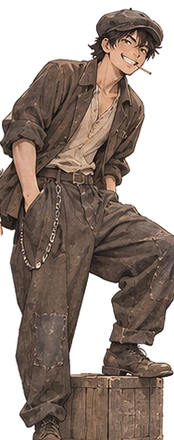
#> input picture prototype/src/assets/characters/ganemura.png, 174 x 440 px, given in place of yasuda.png, which was not available
$ python make_variants.py ../src/assets/characters
#> lines starting #> are read from the running program, lines starting #| are printed output that depends on the picture; after the words box and inside, x2 and y2 are one past the last pixel; in counts of white or black regions, pixels touching at a corner belong together
"""Derives the extra cast members from the extracted design-sheet cutouts.

    python3 tools/make_variants.py <characters dir>

- yasuda_old / ganemura_old : the 1990s old men — desaturated, warm-greyed, white hair
- masayo / megumi          : 아키코's friend & cousin — palette-shifted, slightly smaller, mirrored
(yasuda_army comes straight from extract_characters.py's 'yasuda_army' box, cleaned of the
neighbouring portrait's shoulder by `clean_army` below.)
"""
import sys
import colorsys
import numpy as np
from PIL import Image
from scipy import ndimage

DIR = sys.argv[1]


def load(name):
#> called with name = 'yasuda'
    return np.array(Image.open(f'{DIR}/{name}.png').convert('RGBA')).astype(np.float32)


def save(arr, name, scale=1.0, mirror=False):
    im = Image.fromarray(np.clip(arr, 0, 255).astype(np.uint8), 'RGBA')
    if mirror:
        im = im.transpose(Image.FLIP_LEFT_RIGHT)
    if scale != 1.0:
        im = im.convert('RGBa').resize((round(im.width * scale), round(im.height * scale)), Image.LANCZOS).convert('RGBA')
    im.save(f'{DIR}/{name}.png', optimize=True)
    print(name, im.size)


def hsv_shift(arr, hue_deg, sat_mul=1.0, val_mul=1.0, protect_skin=True):
    rgb = arr[..., :3] / 255.0
    flat = rgb.reshape(-1, 3)
    out = np.empty_like(flat)
    for i, (r, g, b) in enumerate(flat):
        h, s, v = colorsys.rgb_to_hsv(r, g, b)
        skin = protect_skin and 0.02 < h < 0.11 and 0.25 < s < 0.7 and v > 0.55
        if not skin:
            h = (h + hue_deg / 360.0) % 1.0
            s = min(1.0, s * sat_mul)
            v = min(1.0, v * val_mul)
        out[i] = colorsys.hsv_to_rgb(h, s, v)
    res = arr.copy()
    res[..., :3] = out.reshape(rgb.shape) * 255
    return res


def old_man(name, whiten_hair=True):
    a = load(name)
    rgb = a[..., :3]
    lum = rgb.mean(axis=2, keepdims=True)
    # desaturate toward a warm grey: 1990s memory, and age
    rgb = lum + (rgb - lum) * 0.55
    rgb = rgb * np.array([1.04, 1.0, 0.92])
    if whiten_hair:
        h, w = a.shape[:2]
#> h = 440; w = 174
        # hair = dark pixels in the head box, above the eyes. Yasuda's hairline sits at ~6-8% of the
        # figure's height (x between 36%..82% of width); lower than that is brow/eyes/mouth, which
        # must stay dark or the face disappears.
        yy, xx = np.mgrid[0:h, 0:w]
        fy = yy / h
        inside_x = (xx > w * 0.34) & (xx < w * 0.84)
        # fade the whitening out between the bangs (~7%) and the brows (~9%) instead of cutting on a line
        fade = np.clip((0.090 - fy) / 0.022, 0.0, 1.0)
        # the temple tuft further down, kept clear of the eyes
        tuft = ((fy < 0.115) & ((xx < w * 0.50) | (xx > w * 0.76)) & inside_x).astype(np.float32)
        weight = np.maximum(fade * inside_x, tuft)
        l = rgb.mean(axis=2)
        is_hair = (l < 120) & (a[..., 3] > 60)
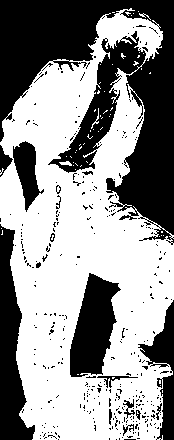
#> is_hair: shape (440, 174) bool; 57.7% white; 335 black regions (318 under 20 px), largest, box (x1, y1, x2, y2) and area: (0, 0, 174, 245) 20382, (0, 224, 35, 440) 3960, (70, 273, 121, 377) 3295
        is_hair = ndimage.binary_dilation(is_hair, iterations=1) & (l < 140)
#> is_hair: shape (440, 174) bool; 60.5% white; 188 black regions (176 under 20 px), largest, box (x1, y1, x2, y2) and area: (0, 0, 174, 239) 15949, (0, 224, 35, 440) 3916, (50, 31, 146, 172) 3324
        wgt = (weight * is_hair)[..., None]
        new = (150 + (l - 20) * 0.9)[..., None]
        rgb = rgb * (1 - wgt) + new * wgt
    a[..., :3] = rgb
#| yasuda_old (174, 440)
#| ganemura_old (174, 440)
    return a


def clean_army():
    """The sheet's uniform figure still carries a fragment of the neighbouring bust portrait."""
    a = load('yasuda_army').astype(int)
    h, w = a.shape[:2]
#> h = 440; w = 174
    lum = a[..., :3].mean(axis=2)
#> lum: shape (440, 174) float64
    yy, xx = np.mgrid[0:h, 0:w]
    blob = (xx < 0.24 * w) & (yy > 0.55 * h) & (yy < 0.92 * h) & (lum > 120)
#> blob: shape (440, 174) bool; 0.62% white in thin lines or dots, all inside (x1, y1, x2, y2) = (6, 243, 41, 405)
    blob = ndimage.binary_dilation(blob, iterations=2)
#> blob: shape (440, 174) bool; 2% white; 7 white regions (1 under 20 px), largest, box (x1, y1, x2, y2) and area: (4, 241, 29, 407) 1166, (19, 241, 43, 270) 212, (32, 347, 38, 357) 31, (32, 323, 39, 330) 26, (32, 283, 38, 289) 21, (32, 361, 38, 367) 21
    a[..., 3][blob] = 0
#> a: shape (440, 174, 4) int64; mean R, G, B, A 78.5, 67.9, 58.3, 172
    alpha = a[..., 3] > 40
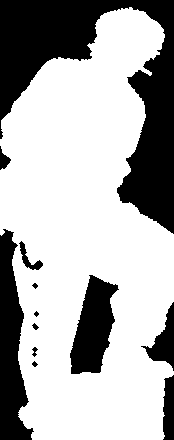
#> alpha: shape (440, 174) bool; 68.4% white; 12 black regions (1 under 20 px), largest, box (x1, y1, x2, y2) and area: (0, 0, 174, 234) 15109, (0, 229, 34, 440) 4169, (70, 275, 119, 374) 2941
    labels, n = ndimage.label(alpha, structure=np.ones((3, 3)))
#> n = 1
    sizes = ndimage.sum(alpha, labels, range(1, n + 1))
#> sizes = [52367]
    keep = np.isin(labels, [i for i, s in enumerate(sizes, start=1) if s > 0.05 * sizes.max()])
    a[..., 3][~keep] = 0
#> a: shape (440, 174, 4) int64; mean R, G, B, A 78.5, 67.9, 58.3, 171.8
    ys, xs = np.where(a[..., 3] > 10)
    a = a[max(0, ys.min() - 4): ys.max() + 4, max(0, xs.min() - 4): xs.max() + 4]
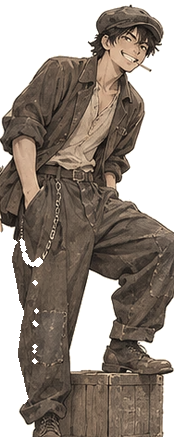
#> a: shape (437, 174, 4) int64; mean R, G, B, A 79.1, 68.4, 58.7, 173; transparent parts drawn white
    save(a.astype(np.float32), 'yasuda_army')
#| yasuda_army (174, 437)


if __name__ == '__main__':
    save(old_man('yasuda'), 'yasuda_old')
    save(old_man('ganemura', whiten_hair=False), 'ganemura_old')
    clean_army()
    # 마사요: blue-green blouse + warm skirt, younger (smaller), facing the other way
    save(hsv_shift(load('sunju'), 150, 1.1, 1.08), 'masayo', scale=0.92, mirror=True)
#> in hsv_shift, `res[..., :3] = out.reshape(rgb.shape) * 255`:
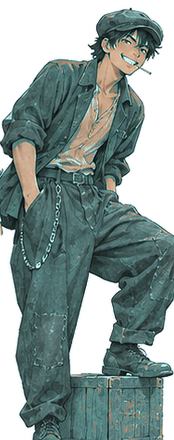
#> res: shape (440, 174, 4) float32; mean R, G, B, A 64.1, 80.7, 78.4, 174.7; transparent parts drawn white
#| masayo (160, 405)
    # 메구미: rose skirt shifted to teal, a touch smaller still
    save(hsv_shift(load('akiko'), -80, 1.15, 1.05), 'megumi', scale=0.9, mirror=False)
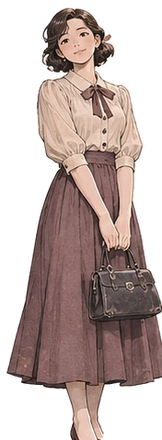
#> input picture prototype/src/assets/characters/akiko.png, 162 x 440 px
#> call 2 of hsv_shift, with hue_deg = -80, sat_mul = 1.15, val_mul = 1.05, protect_skin = True
#> in hsv_shift (call 2), `rgb = arr[..., :3] / 255.0`:
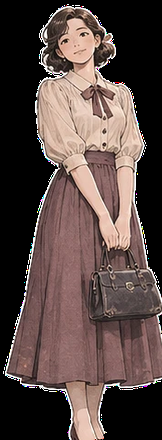
#> rgb: shape (440, 162, 3) float32; mean R, G, B 0.344, 0.28, 0.265
#> in save (call 5), `im = im.convert('RGBa').resize((round(im.width * scale), round(im.heig..`:
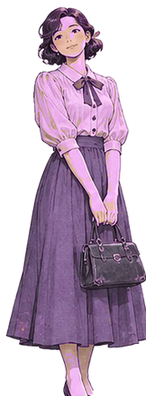
#> im: PIL image 146x396 RGBA; mean R, G, B, A 88.1, 68.8, 88.7, 143.5; transparent parts drawn white
#| megumi (146, 396)
